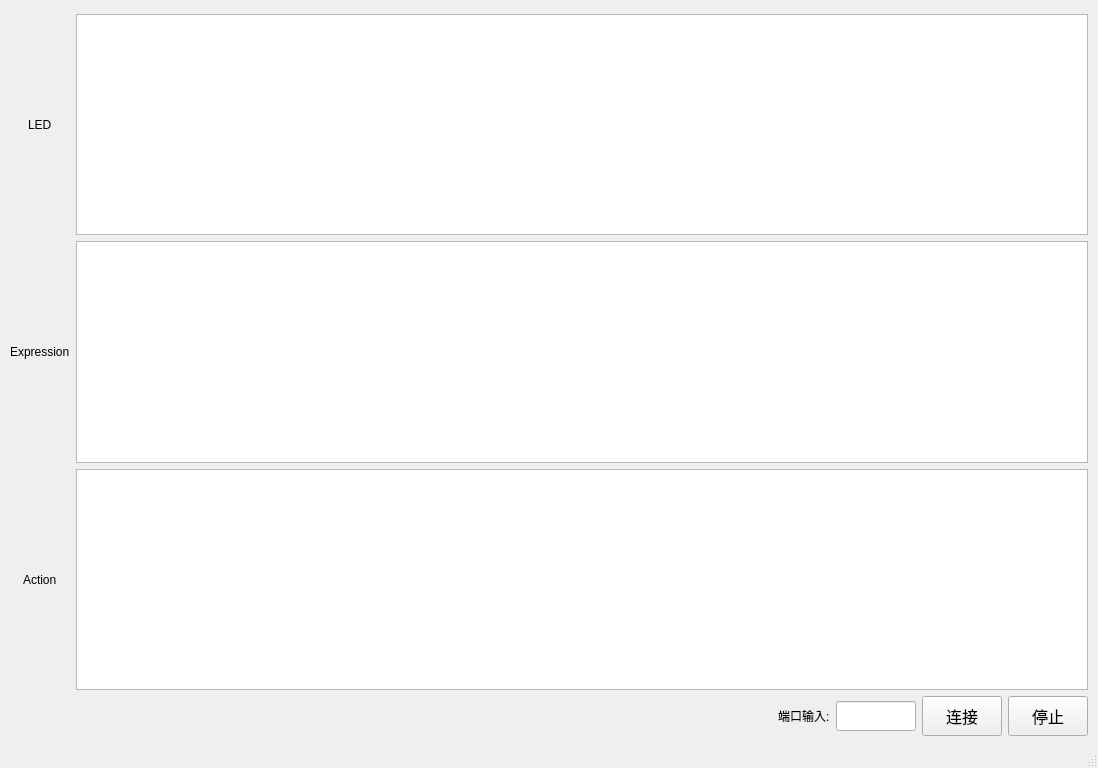
<?xml version="1.0" encoding="UTF-8"?>
<ui version="4.0">
 <class>MyMainWindow</class>
 <widget class="QMainWindow" name="MyMainWindow">
  <property name="geometry">
   <rect>
    <x>0</x>
    <y>0</y>
    <width>1098</width>
    <height>768</height>
   </rect>
  </property>
  <property name="sizePolicy">
   <sizepolicy hsizetype="Preferred" vsizetype="Preferred">
    <horstretch>1</horstretch>
    <verstretch>1</verstretch>
   </sizepolicy>
  </property>
  <property name="windowTitle">
   <string>Display</string>
  </property>
  <widget class="QWidget" name="centralwidget">
   <property name="sizePolicy">
    <sizepolicy hsizetype="Expanding" vsizetype="Expanding">
     <horstretch>0</horstretch>
     <verstretch>0</verstretch>
    </sizepolicy>
   </property>
   <layout class="QVBoxLayout" name="verticalLayout">
    <item>
     <layout class="QGridLayout" name="gridLayout" rowstretch="1,1,1,0">
      <property name="sizeConstraint">
       <enum>QLayout::SetMaximumSize</enum>
      </property>
      <property name="leftMargin">
       <number>1</number>
      </property>
      <property name="topMargin">
       <number>5</number>
      </property>
      <property name="rightMargin">
       <number>1</number>
      </property>
      <property name="bottomMargin">
       <number>1</number>
      </property>
      <item row="3" column="1">
       <layout class="QHBoxLayout" name="horizontalLayout">
        <item>
         <spacer name="horizontalSpacer">
          <property name="orientation">
           <enum>Qt::Horizontal</enum>
          </property>
          <property name="sizeHint" stdset="0">
           <size>
            <width>40</width>
            <height>20</height>
           </size>
          </property>
         </spacer>
        </item>
        <item alignment="Qt::AlignHCenter">
         <widget class="QLabel" name="label_4">
          <property name="sizePolicy">
           <sizepolicy hsizetype="Preferred" vsizetype="Preferred">
            <horstretch>0</horstretch>
            <verstretch>0</verstretch>
           </sizepolicy>
          </property>
          <property name="text">
           <string>端口输入:</string>
          </property>
         </widget>
        </item>
        <item>
         <widget class="QLineEdit" name="lineEdit">
          <property name="sizePolicy">
           <sizepolicy hsizetype="Preferred" vsizetype="Preferred">
            <horstretch>0</horstretch>
            <verstretch>0</verstretch>
           </sizepolicy>
          </property>
          <property name="maximumSize">
           <size>
            <width>80</width>
            <height>30</height>
           </size>
          </property>
         </widget>
        </item>
        <item>
         <widget class="QPushButton" name="pushButton_2">
          <property name="sizePolicy">
           <sizepolicy hsizetype="Preferred" vsizetype="Preferred">
            <horstretch>0</horstretch>
            <verstretch>0</verstretch>
           </sizepolicy>
          </property>
          <property name="font">
           <font>
            <pointsize>12</pointsize>
           </font>
          </property>
          <property name="text">
           <string>连接</string>
          </property>
         </widget>
        </item>
        <item>
         <widget class="QPushButton" name="pushButton">
          <property name="sizePolicy">
           <sizepolicy hsizetype="Preferred" vsizetype="Preferred">
            <horstretch>0</horstretch>
            <verstretch>0</verstretch>
           </sizepolicy>
          </property>
          <property name="font">
           <font>
            <pointsize>12</pointsize>
           </font>
          </property>
          <property name="text">
           <string>停止</string>
          </property>
         </widget>
        </item>
       </layout>
      </item>
      <item row="1" column="0">
       <widget class="QLabel" name="label_2">
        <property name="sizePolicy">
         <sizepolicy hsizetype="Preferred" vsizetype="Expanding">
          <horstretch>0</horstretch>
          <verstretch>0</verstretch>
         </sizepolicy>
        </property>
        <property name="text">
         <string>Expression</string>
        </property>
       </widget>
      </item>
      <item row="0" column="0" alignment="Qt::AlignHCenter">
       <widget class="QLabel" name="label">
        <property name="sizePolicy">
         <sizepolicy hsizetype="Preferred" vsizetype="Expanding">
          <horstretch>0</horstretch>
          <verstretch>0</verstretch>
         </sizepolicy>
        </property>
        <property name="text">
         <string>LED</string>
        </property>
       </widget>
      </item>
      <item row="1" column="1">
       <widget class="QTextBrowser" name="textBrowser_2"/>
      </item>
      <item row="2" column="0" alignment="Qt::AlignHCenter">
       <widget class="QLabel" name="label_3">
        <property name="sizePolicy">
         <sizepolicy hsizetype="Preferred" vsizetype="Expanding">
          <horstretch>0</horstretch>
          <verstretch>0</verstretch>
         </sizepolicy>
        </property>
        <property name="text">
         <string>Action</string>
        </property>
       </widget>
      </item>
      <item row="0" column="1">
       <widget class="QTextBrowser" name="textBrowser"/>
      </item>
      <item row="2" column="1">
       <widget class="QTextBrowser" name="textBrowser_3"/>
      </item>
      <item row="3" column="0">
       <spacer name="verticalSpacer">
        <property name="orientation">
         <enum>Qt::Vertical</enum>
        </property>
        <property name="sizeHint" stdset="0">
         <size>
          <width>20</width>
          <height>40</height>
         </size>
        </property>
       </spacer>
      </item>
     </layout>
    </item>
   </layout>
  </widget>
  <widget class="QMenuBar" name="menubar">
   <property name="geometry">
    <rect>
     <x>0</x>
     <y>0</y>
     <width>1098</width>
     <height>23</height>
    </rect>
   </property>
  </widget>
  <widget class="QStatusBar" name="statusbar"/>
 </widget>
 <resources/>
 <connections>
  <connection>
   <sender>pushButton</sender>
   <signal>clicked()</signal>
   <receiver>MyMainWindow</receiver>
   <slot>DisplayStop_click()</slot>
   <hints>
    <hint type="sourcelabel">
     <x>761</x>
     <y>419</y>
    </hint>
    <hint type="destinationlabel">
     <x>620</x>
     <y>411</y>
    </hint>
   </hints>
  </connection>
  <connection>
   <sender>pushButton_2</sender>
   <signal>clicked()</signal>
   <receiver>MyMainWindow</receiver>
   <slot>startparse()</slot>
   <hints>
    <hint type="sourcelabel">
     <x>704</x>
     <y>428</y>
    </hint>
    <hint type="destinationlabel">
     <x>656</x>
     <y>449</y>
    </hint>
   </hints>
  </connection>
 </connections>
 <slots>
  <slot>DisplayStop_click()</slot>
  <slot>startparse()</slot>
 </slots>
</ui>
